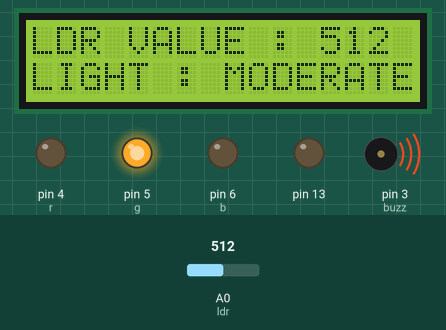
This sketch was run on a simulated Arduino Uno, built with avr-gcc and run on an emulated ATmega328P. Parts: 16×2 character LCD, output pins drawn as LEDs (lit = HIGH), buzzer (waves = sounding, pin HIGH). The inputs (shaded band) are chosen by the test bench; at power-on: A0 (ldr) = 512. What the sketch prints to the serial monitor is not drawn.

Above: at 1.6 s.
1.7 s: A0 (ldr) set to 164
At 4.21 s:
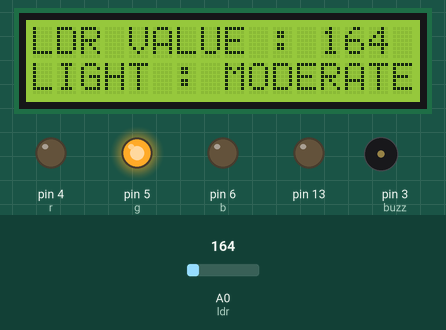
6.4 s: A0 (ldr) set to 140
At 7.7 s:
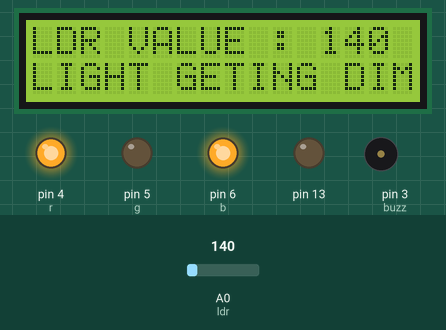
9.5 s: A0 (ldr) set to 40
At 10.4 s:
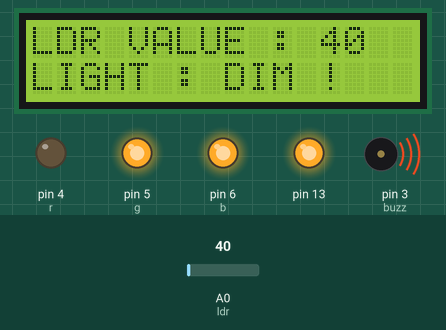
11.6 s: A0 (ldr) set to 910
At 15.2 s:
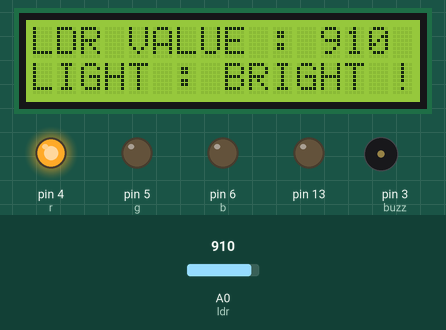
Timing chart, 0 to 17.7 s (numbered marks = the images above; inputs shaded):
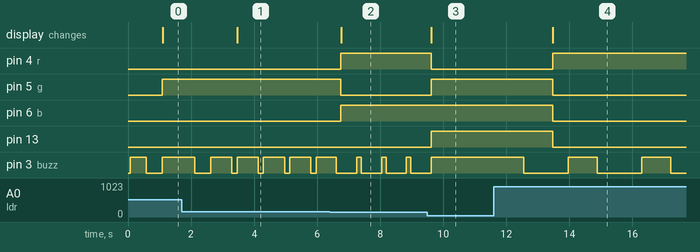

Measured:
- the behaviour switches between 155 and 154 on A0 (ldr) (found by bisection; images 1 and 2)
- after the input at 1.7 s, the display: changes after 1.8 s (image 1)
- after the input at 6.4 s, pin 4 (r), pin 6 (b): LOW → HIGH after 0.35 s; pin 5 (g): HIGH → LOW after 0.35 s; the display: changes after 0.36 s (image 2)
- after the input at 9.5 s, pin 4 (r): HIGH → LOW after 0.12 s; pin 5 (g), pin 13: LOW → HIGH after 0.12 s; pin 3 (buzz): goes on until 9.6 s, then stays HIGH; the display: changes after 0.13 s (image 3)
- after the input at 11.6 s, pin 4 (r): LOW → HIGH after 1.9 s; pin 5 (g), pin 6 (b), pin 13: HIGH → LOW after 1.9 s; pin 3 (buzz): alternates HIGH for 0.91 s and LOW for 1.4 s, starting after 0.96 s; the display: changes after 1.9 s (image 4)
- by itself, pin 3 (buzz): repeats every 0.84 s: HIGH 0.67 s, LOW 0.16 s

The sketch:

project.ino
```cpp
#include<LiquidCrystal.h>
LiquidCrystal lcd(12,11,10,9,8,7);
const int ldr=A0;
int ldrval;
const int buzz=3;
const int r=4;
const int g=5;
const int b=6;

void setup() {
Serial.begin(9600);

pinMode(r,OUTPUT);
pinMode(g,OUTPUT);
pinMode(b,OUTPUT);
pinMode(buzz,OUTPUT);
pinMode(ldr,INPUT);
pinMode(13,OUTPUT);
lcd.begin(16,2);
lcd.home();
lcd.print("Hello LDR Sensor");
lcd.setCursor(0,1);
lcd.print("     Project");
}


void buzzer(){
  if (ldrval>1){
    if(ldrval>=50){
      digitalWrite(buzz,HIGH);
      delay(ldrval);
      digitalWrite(buzz,LOW);
      delay(ldrval);
    }
    else if(ldrval<50){
      digitalWrite(buzz,HIGH);
      }
    }
  else{
    digitalWrite(buzz,LOW);
  }
}

void loop(){
ldrval=analogRead(ldr);
Serial.println(ldrval);

if(ldrval<155 && ldrval>50){
  buzzer();
int i=0;
analogWrite(r,255);
analogWrite(g,0);
analogWrite(b,255);
lcd.clear();
lcd.print("LDR VALUE : ");
lcd.print(ldrval);
lcd.setCursor(0,1);
lcd.print("LIGHT GETING DIM !");

}
else if(ldrval<=50){
  digitalWrite(13,HIGH);
  buzzer();
  analogWrite(r,0);
  analogWrite(g,255);
  analogWrite(b,255);
lcd.clear();
lcd.print("LDR VALUE : ");
lcd.print(ldrval);
lcd.setCursor(0,1);
lcd.print("LIGHT : DIM !");
}
else if(ldrval>900){
   buzzer();
digitalWrite(13,LOW);
int i=0;
analogWrite(r,255);
analogWrite(g,0);
analogWrite(b,0);
lcd.clear();
lcd.print("LDR VALUE : ");
lcd.print(ldrval);
lcd.setCursor(0,1);
lcd.print("LIGHT : BRIGHT !");
}
else{
  buzzer();
  int i=0;
analogWrite(r,0);
analogWrite(g,255);
analogWrite(b,0);
  digitalWrite(13,LOW);
  digitalWrite(buzz,HIGH);
lcd.clear();
lcd.print("LDR VALUE : ");
lcd.print(ldrval);
lcd.setCursor(0,1);
lcd.print("LIGHT : MODERATE !");
}

delay(500);

}
```
